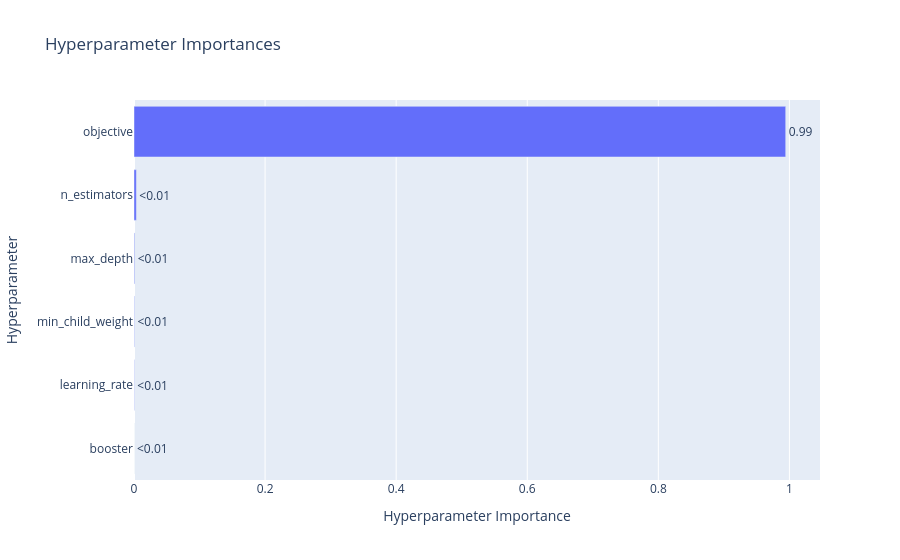

Write notebook code for a chart like this one.
### Code cell
fig = optuna.visualization.plot_param_importances(study)
fig.show()

### Figure 1 — Plotly figure (JSON) as saved in the notebook; plotly's stock layout.template omitted (floating-point values rounded to 4 significant figures)
{"data": [{"cliponaxis": false, "hovertemplate": ["booster (CategoricalDistribution): 0.0<extra></extra>", "learning_rate (FloatDistribution): 0.00048625627714528124<extra></extra>", "min_child_weight (IntDistribution): 0.0006072534847844872<extra></extra>", "max_depth (IntDistribution): 0.0009919705951908025<extra></extra>", "n_estimators (IntDistribution): 0.0035752318521917667<extra></extra>", "objective (CategoricalDistribution): 0.9943392877906877<extra></extra>"], "name": "Objective Value", "orientation": "h", "text": ["<0.01", "<0.01", "<0.01", "<0.01", "<0.01", "0.99"], "textposition": "outside", "type": "bar", "x": [0, 0.0004863, 0.0006073, 0.000992, 0.003575, 0.9943], "y": ["booster", "learning_rate", "min_child_weight", "max_depth", "n_estimators", "objective"]}], "layout": {"title": {"text": "Hyperparameter Importances"}, "xaxis": {"title": {"text": "Hyperparameter Importance"}}, "yaxis": {"title": {"text": "Hyperparameter"}}}}
